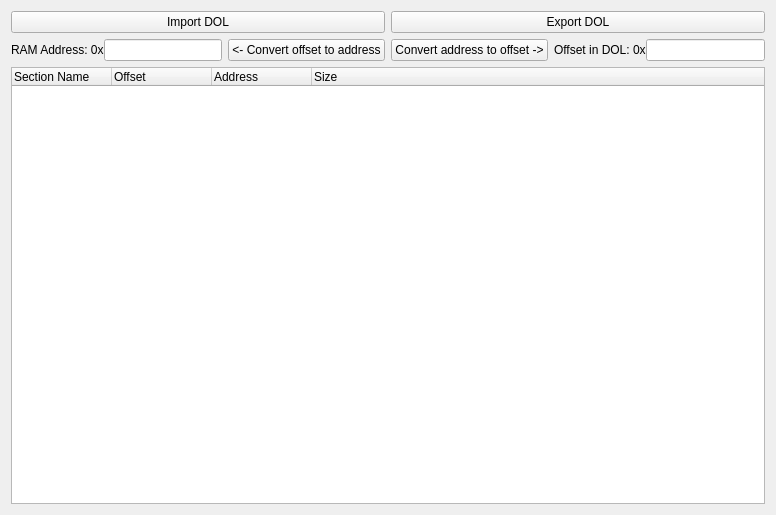
<?xml version="1.0" encoding="UTF-8"?>
<ui version="4.0">
 <class>DOLTab</class>
 <widget class="QWidget" name="DOLTab">
  <property name="geometry">
   <rect>
    <x>0</x>
    <y>0</y>
    <width>776</width>
    <height>515</height>
   </rect>
  </property>
  <property name="windowTitle">
   <string>Form</string>
  </property>
  <layout class="QVBoxLayout" name="verticalLayout">
   <item>
    <layout class="QHBoxLayout" name="horizontalLayout_9">
     <item>
      <widget class="QPushButton" name="import_dol">
       <property name="text">
        <string>Import DOL</string>
       </property>
      </widget>
     </item>
     <item>
      <widget class="QPushButton" name="export_dol">
       <property name="text">
        <string>Export DOL</string>
       </property>
      </widget>
     </item>
    </layout>
   </item>
   <item>
    <layout class="QHBoxLayout" name="horizontalLayout_10">
     <item>
      <layout class="QFormLayout" name="formLayout_2">
       <property name="horizontalSpacing">
        <number>0</number>
       </property>
       <item row="0" column="0">
        <widget class="QLabel" name="label_13">
         <property name="text">
          <string>RAM Address: 0x</string>
         </property>
        </widget>
       </item>
       <item row="0" column="1">
        <widget class="QLineEdit" name="dol_address"/>
       </item>
      </layout>
     </item>
     <item>
      <widget class="QPushButton" name="convert_from_dol_offset">
       <property name="text">
        <string>&lt;- Convert offset to address</string>
       </property>
      </widget>
     </item>
     <item>
      <widget class="QPushButton" name="convert_from_dol_address">
       <property name="text">
        <string>Convert address to offset -&gt;</string>
       </property>
      </widget>
     </item>
     <item>
      <layout class="QFormLayout" name="formLayout_3">
       <property name="horizontalSpacing">
        <number>0</number>
       </property>
       <item row="0" column="0">
        <widget class="QLabel" name="label_14">
         <property name="text">
          <string>Offset in DOL: 0x</string>
         </property>
        </widget>
       </item>
       <item row="0" column="1">
        <widget class="QLineEdit" name="dol_offset"/>
       </item>
      </layout>
     </item>
    </layout>
   </item>
   <item>
    <widget class="QTreeWidget" name="dol_sections_tree">
     <column>
      <property name="text">
       <string>Section Name</string>
      </property>
     </column>
     <column>
      <property name="text">
       <string>Offset</string>
      </property>
     </column>
     <column>
      <property name="text">
       <string>Address</string>
      </property>
     </column>
     <column>
      <property name="text">
       <string>Size</string>
      </property>
     </column>
    </widget>
   </item>
  </layout>
 </widget>
 <resources/>
 <connections/>
</ui>
